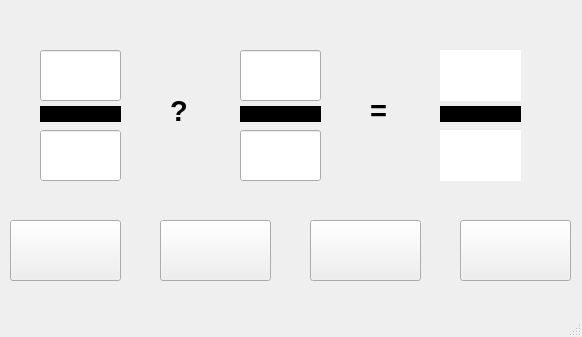
<?xml version="1.0" encoding="UTF-8"?>
<ui version="4.0">
 <class>MainWindow</class>
 <widget class="QMainWindow" name="MainWindow">
  <property name="geometry">
   <rect>
    <x>0</x>
    <y>0</y>
    <width>582</width>
    <height>337</height>
   </rect>
  </property>
  <property name="windowTitle">
   <string>MainWindow</string>
  </property>
  <widget class="QWidget" name="centralwidget">
   <widget class="QLabel" name="label_2">
    <property name="geometry">
     <rect>
      <x>40</x>
      <y>130</y>
      <width>81</width>
      <height>51</height>
     </rect>
    </property>
    <property name="styleSheet">
     <string notr="true">background-color: rgb(255, 255, 255);</string>
    </property>
    <property name="text">
     <string/>
    </property>
   </widget>
   <widget class="QLabel" name="label_3">
    <property name="geometry">
     <rect>
      <x>40</x>
      <y>106</y>
      <width>81</width>
      <height>16</height>
     </rect>
    </property>
    <property name="font">
     <font>
      <pointsize>6</pointsize>
     </font>
    </property>
    <property name="styleSheet">
     <string notr="true">background-color: rgb(0, 0, 0);</string>
    </property>
    <property name="text">
     <string>TextLabel</string>
    </property>
   </widget>
   <widget class="QLabel" name="label_5">
    <property name="geometry">
     <rect>
      <x>240</x>
      <y>106</y>
      <width>81</width>
      <height>16</height>
     </rect>
    </property>
    <property name="font">
     <font>
      <pointsize>6</pointsize>
     </font>
    </property>
    <property name="styleSheet">
     <string notr="true">background-color: rgb(0, 0, 0);</string>
    </property>
    <property name="text">
     <string>TextLabel</string>
    </property>
   </widget>
   <widget class="QLabel" name="label_7">
    <property name="geometry">
     <rect>
      <x>440</x>
      <y>130</y>
      <width>81</width>
      <height>51</height>
     </rect>
    </property>
    <property name="font">
     <font>
      <pointsize>20</pointsize>
     </font>
    </property>
    <property name="styleSheet">
     <string notr="true">background-color: rgb(255, 255, 255);</string>
    </property>
    <property name="text">
     <string/>
    </property>
    <property name="alignment">
     <set>Qt::AlignCenter</set>
    </property>
   </widget>
   <widget class="QLabel" name="label_8">
    <property name="geometry">
     <rect>
      <x>440</x>
      <y>106</y>
      <width>81</width>
      <height>16</height>
     </rect>
    </property>
    <property name="font">
     <font>
      <pointsize>6</pointsize>
     </font>
    </property>
    <property name="styleSheet">
     <string notr="true">background-color: rgb(0, 0, 0);</string>
    </property>
    <property name="text">
     <string>TextLabel</string>
    </property>
   </widget>
   <widget class="QLabel" name="label_9">
    <property name="geometry">
     <rect>
      <x>440</x>
      <y>50</y>
      <width>81</width>
      <height>51</height>
     </rect>
    </property>
    <property name="font">
     <font>
      <pointsize>20</pointsize>
     </font>
    </property>
    <property name="styleSheet">
     <string notr="true">background-color: rgb(255, 255, 255);</string>
    </property>
    <property name="text">
     <string/>
    </property>
    <property name="alignment">
     <set>Qt::AlignCenter</set>
    </property>
   </widget>
   <widget class="QLabel" name="label_10">
    <property name="geometry">
     <rect>
      <x>170</x>
      <y>90</y>
      <width>55</width>
      <height>41</height>
     </rect>
    </property>
    <property name="font">
     <font>
      <pointsize>22</pointsize>
      <weight>75</weight>
      <bold>true</bold>
     </font>
    </property>
    <property name="text">
     <string>?</string>
    </property>
   </widget>
   <widget class="QLabel" name="label_11">
    <property name="geometry">
     <rect>
      <x>370</x>
      <y>90</y>
      <width>55</width>
      <height>41</height>
     </rect>
    </property>
    <property name="font">
     <font>
      <pointsize>22</pointsize>
      <weight>75</weight>
      <bold>true</bold>
     </font>
    </property>
    <property name="text">
     <string>=</string>
    </property>
   </widget>
   <widget class="QPushButton" name="pushButton">
    <property name="geometry">
     <rect>
      <x>10</x>
      <y>220</y>
      <width>111</width>
      <height>61</height>
     </rect>
    </property>
    <property name="text">
     <string/>
    </property>
    <property name="icon">
     <iconset>
      <normaloff>../images/134224_add_plus_new_icon.png</normaloff>../images/134224_add_plus_new_icon.png</iconset>
    </property>
   </widget>
   <widget class="QPushButton" name="pushButton_2">
    <property name="geometry">
     <rect>
      <x>160</x>
      <y>220</y>
      <width>111</width>
      <height>61</height>
     </rect>
    </property>
    <property name="text">
     <string/>
    </property>
    <property name="icon">
     <iconset>
      <normaloff>../images/211863_minus_round_icon.png</normaloff>../images/211863_minus_round_icon.png</iconset>
    </property>
   </widget>
   <widget class="QPushButton" name="pushButton_3">
    <property name="geometry">
     <rect>
      <x>310</x>
      <y>220</y>
      <width>111</width>
      <height>61</height>
     </rect>
    </property>
    <property name="text">
     <string/>
    </property>
    <property name="icon">
     <iconset>
      <normaloff>../images/6637759_close_delete_multiply_remove_icon.png</normaloff>../images/6637759_close_delete_multiply_remove_icon.png</iconset>
    </property>
   </widget>
   <widget class="QPushButton" name="pushButton_4">
    <property name="geometry">
     <rect>
      <x>460</x>
      <y>220</y>
      <width>111</width>
      <height>61</height>
     </rect>
    </property>
    <property name="text">
     <string/>
    </property>
    <property name="icon">
     <iconset>
      <normaloff>../images/8665252_divide_icon.png</normaloff>../images/8665252_divide_icon.png</iconset>
    </property>
   </widget>
   <widget class="QLineEdit" name="lineEdit">
    <property name="geometry">
     <rect>
      <x>40</x>
      <y>50</y>
      <width>81</width>
      <height>51</height>
     </rect>
    </property>
    <property name="font">
     <font>
      <pointsize>20</pointsize>
      <strikeout>false</strikeout>
      <kerning>true</kerning>
     </font>
    </property>
    <property name="focusPolicy">
     <enum>Qt::ClickFocus</enum>
    </property>
    <property name="alignment">
     <set>Qt::AlignCenter</set>
    </property>
   </widget>
   <widget class="QLineEdit" name="lineEdit_2">
    <property name="geometry">
     <rect>
      <x>40</x>
      <y>130</y>
      <width>81</width>
      <height>51</height>
     </rect>
    </property>
    <property name="font">
     <font>
      <pointsize>20</pointsize>
      <strikeout>false</strikeout>
     </font>
    </property>
    <property name="focusPolicy">
     <enum>Qt::ClickFocus</enum>
    </property>
    <property name="alignment">
     <set>Qt::AlignCenter</set>
    </property>
   </widget>
   <widget class="QLineEdit" name="lineEdit_3">
    <property name="geometry">
     <rect>
      <x>240</x>
      <y>50</y>
      <width>81</width>
      <height>51</height>
     </rect>
    </property>
    <property name="font">
     <font>
      <pointsize>20</pointsize>
      <strikeout>false</strikeout>
      <kerning>false</kerning>
     </font>
    </property>
    <property name="focusPolicy">
     <enum>Qt::ClickFocus</enum>
    </property>
    <property name="acceptDrops">
     <bool>false</bool>
    </property>
    <property name="alignment">
     <set>Qt::AlignCenter</set>
    </property>
   </widget>
   <widget class="QLineEdit" name="lineEdit_4">
    <property name="geometry">
     <rect>
      <x>240</x>
      <y>130</y>
      <width>81</width>
      <height>51</height>
     </rect>
    </property>
    <property name="font">
     <font>
      <pointsize>20</pointsize>
      <strikeout>false</strikeout>
      <kerning>false</kerning>
     </font>
    </property>
    <property name="focusPolicy">
     <enum>Qt::ClickFocus</enum>
    </property>
    <property name="acceptDrops">
     <bool>false</bool>
    </property>
    <property name="alignment">
     <set>Qt::AlignCenter</set>
    </property>
   </widget>
  </widget>
  <widget class="QStatusBar" name="statusbar"/>
 </widget>
 <resources/>
 <connections/>
</ui>
